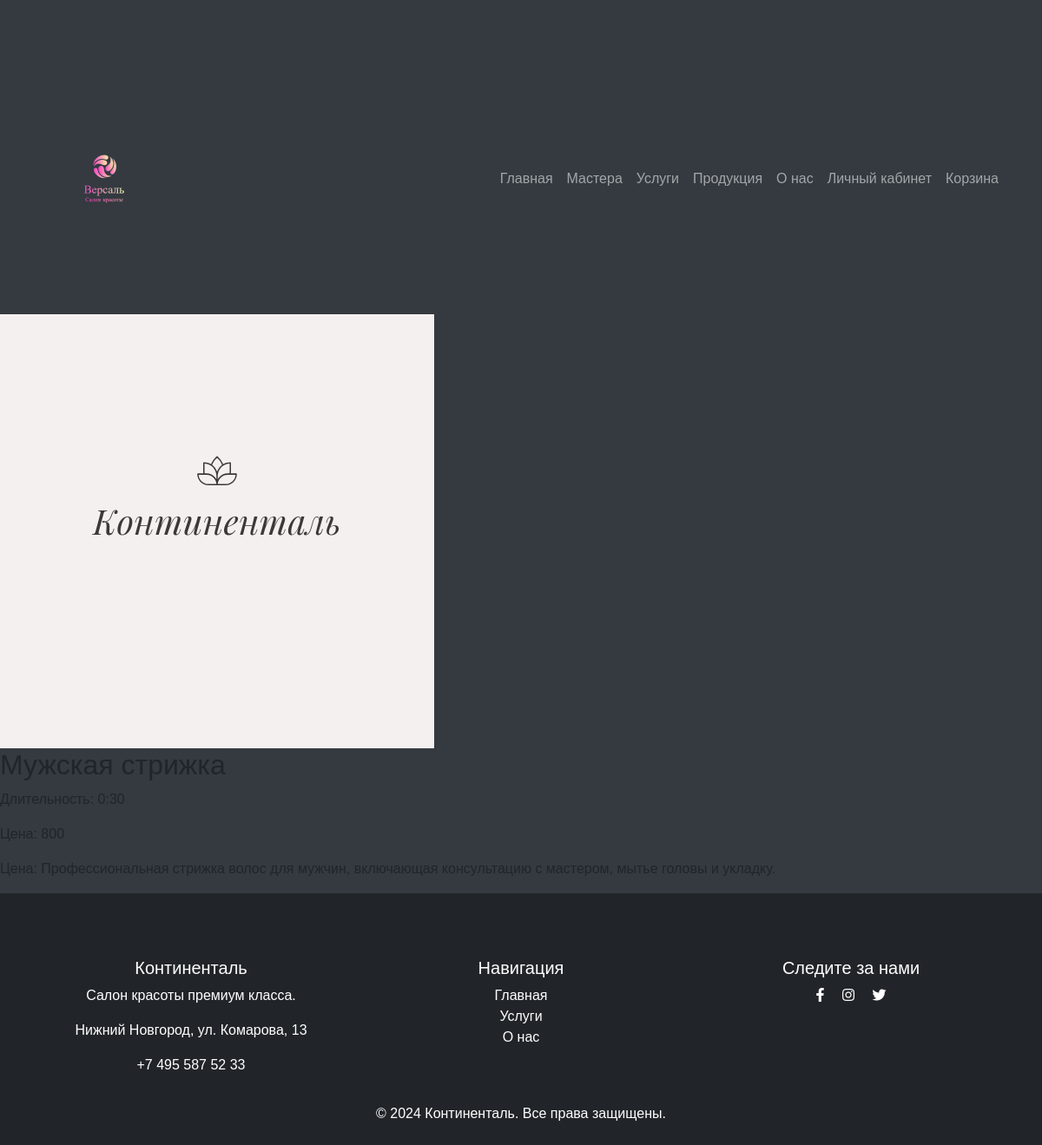
/servicies/muzhskaya-strizhka/muzhskaya-strizhka/, run on the app's committed database.
### services/models.py (models this page shows, shortened)
class Services(models.Model):
    title = models.CharField(verbose_name='Название', max_length=100)
    category = models.ForeignKey(Categories, on_delete=models.PROTECT, null=True, verbose_name='Категория')
    description = models.TextField(verbose_name='Описание')
    duration = models.TimeField(verbose_name='Длительность')
    cost = models.DecimalField(verbose_name='Стоимость', max_digits=5, decimal_places=0)
    photo = models.ImageField(verbose_name='Фотография', upload_to='images/')
    slug = models.SlugField(verbose_name='URL', max_length=255, unique=True, db_index=True)
    class Meta:
        verbose_name = 'Услуга'
        verbose_name_plural = 'Услуги'

### services/views.py (the view)
# urls.py: path('<slug:category_slug>/<slug:service_slug>/', views.service_info, name='service_info')
def service_info(request, category_slug, service_slug):
    service = get_object_or_404(Services, slug=service_slug)
    return render(request, 'services/service_info.html', {'service': service})

### services/templates/services/service_info.html (shortened to what this page needs)
{% extends 'main/main_layout.html' %}
{% load static %}
{% block css_link %}
    <link rel="stylesheet" href="{% static 'services/css/category_info.css' %}">
{% endblock %}
{% block content %}
    <div class="">
        <div class="">
                <img src="{{service.photo.url}}" alt="{{service.title}}">
                <h2>{{ service.title }}</h2>
                <p>Длительность: {{ service.duration }}</p>
                <p>Цена: {{ service.cost }}</p>
                <p>Цена: {{ service.description|linebreaksbr }}</p>
        </div>
    </div>
{% endblock %}

### main/static/main/css/main_style.css (style rules this page uses)
body { background-color: #1c1f23; }

### services/static/services/css/category_info.css (style rules this page uses)
body { font-family: Arial, sans-serif; margin: 0; padding: 0; background-color: #343a40; }

### data on the page
Services: photo (picture), title "Мужская стрижка", duration "0:30", cost "800", description "Профессиональная стрижка волос для мужчин, включающая консультацию с мастером, мытье головы и укладку."
